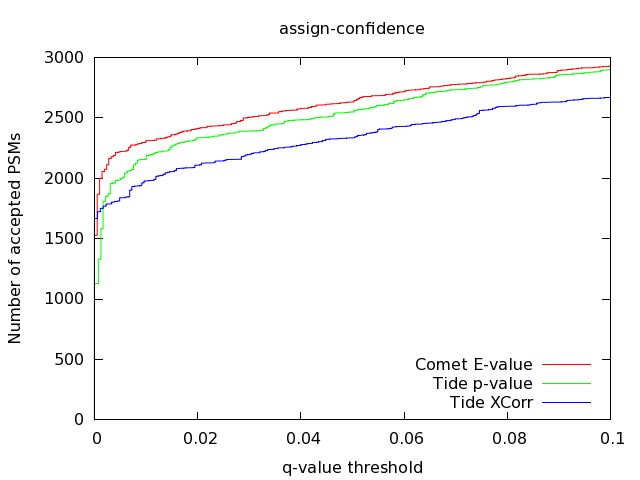

Here is the gnuplot script that generated this plot:
set output "/dev/null"
set terminal png
set title "assign-confidence"
set xlabel "q-value threshold"
set ylabel "Number of accepted PSMs"
set xrange [0:0.1]
set key bottom right
plot "comet/comet.q.txt" using 1:0 title "Comet E-value" with lines lw 1
replot "tide-p-value/tide-search.q.txt" using 1:0 title "Tide p-value" with lines lw 1
replot "tide-xcorr/tide-search.q.txt" using 1:0 title "Tide XCorr" with lines lw 1
set output
replot
